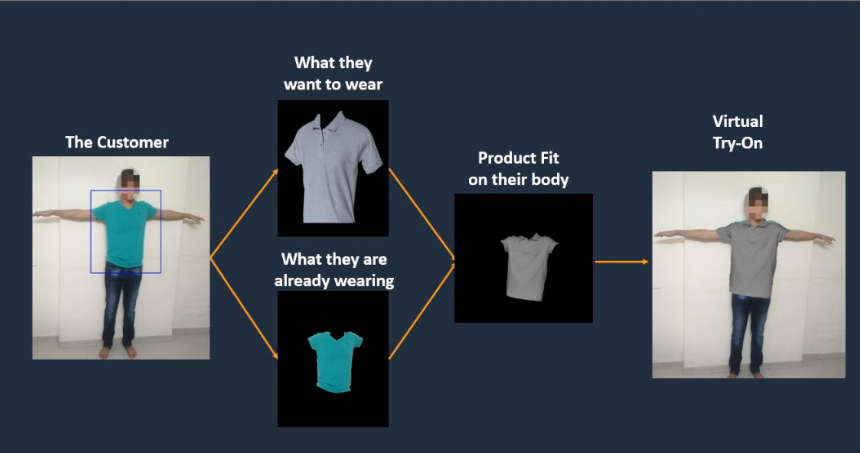
#> input picture Virtual.png, 860 x 453 px
$ jupyter execute --allow-errors Depth_size_calculation.ipynb
#> lines starting #> are read from the running program, lines starting #| are printed output that depends on the picture; after the words box and inside, x2 and y2 are one past the last pixel; in counts of white or black regions, pixels touching at a corner belong together
##This netbook uses the points from depth estimation to get required side measurements

[cell 1]
import numpy as np
import cv2
import matplotlib.pyplot as plt
import math

Getting contours

[cell 2]
print("Enter user height")
height=input()
print("Enter user image path")
img_path=input()
#> the answer given: ../Virtual.png
img = cv2.imread(img_path)
#> img is the input picture: shape (453, 860, 3); mean B, G, R 82.8, 73.2, 64
gray = cv2.cvtColor(img, cv2.COLOR_BGR2GRAY)
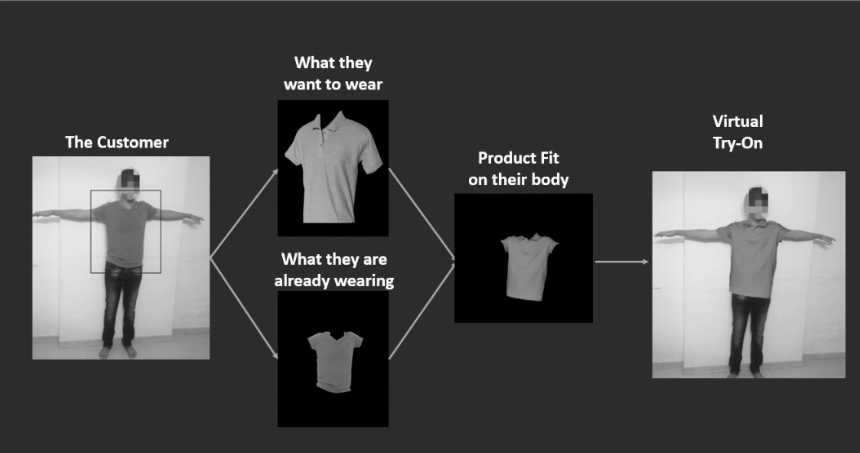
#> gray: shape (453, 860); min 0, max 255, mean 71.6
a=gray.max()
#> a = 255
flag, thresh = cv2.threshold(gray, 120, 255, cv2.THRESH_BINARY)
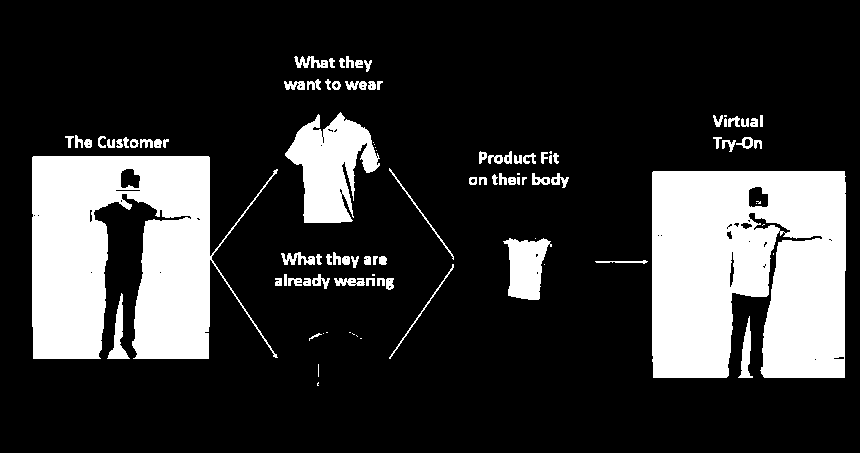
#> thresh: shape (453, 860); 20.7% white; 101 white regions (22 under 20 px)
# Find contours
contours, hierarchy = cv2.findContours(thresh, cv2.RETR_TREE, cv2.CHAIN_APPROX_SIMPLE)
#> contours = 174 contours, 90 with area under 20; largest, box (x1, y1, x2, y2) and area: (652, 171, 846, 378) 36264, (32, 156, 278, 359) 29888, (285, 112, 380, 223) 5780, (503, 238, 552, 300) 1891, (107, 293, 130, 359) 446
contours = sorted(contours, key=cv2.contourArea, reverse=True)

perimeters = [cv2.arcLength(contours[i],True) for i in range(len(contours))]
#> perimeters = 174 values, max 1755 at index 1, min 0 at index 162, mean 51.7
listindex=[i for i in range(15) if perimeters[i]>perimeters[0]/2]
#> listindex = [0, 1, 2]
numcards=len(listindex)
#> numcards = 3

card_number = -1
stencil = np.zeros(img.shape).astype(img.dtype)
cv2.drawContours(stencil, [contours[listindex[card_number]]], 0, (255, 255, 255), cv2.FILLED)
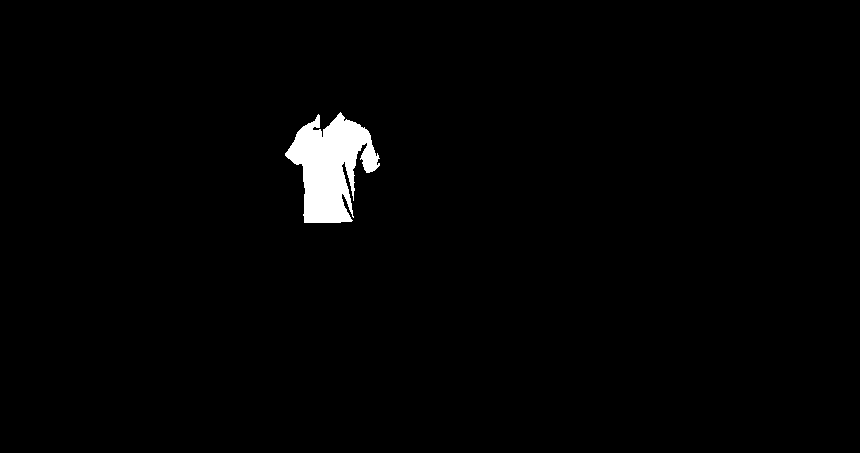
#> stencil: shape (453, 860, 3); 1.6% white; 1 white region, box (x1, y1, x2, y2) and area: (285, 112, 380, 223) 6065
res = cv2.bitwise_and(img, stencil)
cnt = cv2.Canny(res, 100, 200)
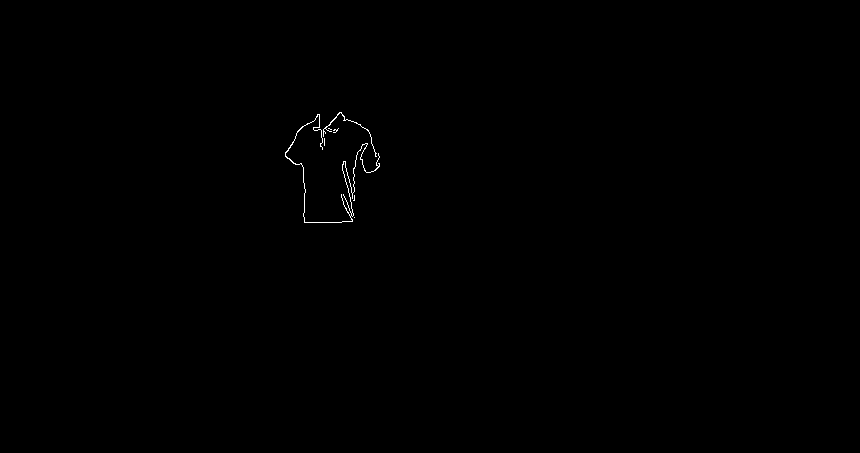
#> cnt: shape (453, 860); 0.17% white in thin lines or dots, all inside (x1, y1, x2, y2) = (285, 112, 380, 223)

Get the points estimated from depth estimations defined as "points"

[cell 3]
#substitute the points here
points=[(268, 11), (256, 81), (244, 104), (244, 198), (279, 302), (244, 104), (221, 174), (279, 291), (256, 279), (256, 372), (256, 477), (268, 268), (268, 372), (256, 466), (256, 198)]

#> (a cell that did not finish here is left out)

bust side

[cell 5]
hiplimit=points[8][1]
shoulderlimit=points[5][1]
verticallimit=points[0][0]
curr_min=0
for c in contours:
    for i in c:
        if(i[0][0]>verticallimit and i[0][1]<hiplimit and i[0][1]>shoulderlimit):
            if i[0][0]>curr_min:
                curr_min=i[0][0]
                bustpoint=i
#> after the loop, bustpoint = [[845, 270]]; curr_min = 845
#> (the rest of this cell did not finish here and is left out)

waist side

[cell 6]
currwaist=100000
for c in contours:
    for i in c:
        if(i[0][0]<points[0][0] and i[0][1]>bustpoint[0][1] and i[0][1]<points[8][1] and points[0][0]-i[0][0]<currwaist):
            currwaist=points[0][0]-i[0][0]
            waistpoint=i
#> after the loop, currwaist = 45; waistpoint = [[223, 277]]
curr_waist=0
waistextreme=[]
for c in contours:
    for j in c:
        if(j[0][0]>points[0][0] and j[0][1]==waistpoint[0][1] and j[0][0]-waistpoint[0][0]>curr_waist):
            curr_waist=j[0][0]-waistpoint[0][0]
            waistextreme=j[0][0]-waistpoint[0][0]
#> after the loop, curr_waist = 222; waistextreme = 222
#> (the rest of this cell did not finish here and is left out)

hip side

[cell 7]
refa=points[8][1]
refb=points[11][1]
currenthip=0
hippoint=[]
for c in contours:
    for i in c:
        if(i[0][0]<points[0][0] and (i[0][1]==refa or i[0][1]==refb) and points[0][0]-i[0][0]>currenthip):
            currenthip=points[0][0]-i[0][0]
            hippoint=i
#> after the loop, currenthip = 127; hippoint = [[141, 279]]
#> (the rest of this cell did not finish here and is left out)
